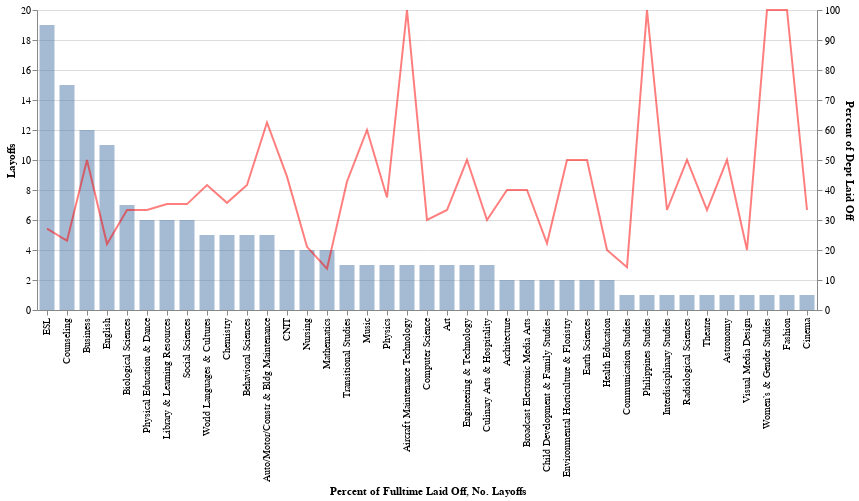

Write notebook code for a chart like this one.
### Code cell
line = alt.Chart(noagg).mark_line(
    color="red",
    opacity=0.5
).encode(
    x=alt.X(dep+':O', sort=noagg[dep].tolist(), axis=alt.Axis(title="No. Layoffs")),
    y=reduc+':Q',
)

chart = alt.Chart(noagg).mark_bar(
    width=15,
    opacity=0.5
).encode(
    x=alt.X(dep+':O', sort=noagg[dep].tolist(), title="Percent of Fulltime Laid Off"),
    y=alt.Y(lay+':Q')
)

#alt.concat(chart1, line)
#(chart + line).properties(width=600)
alt.layer(chart, line).resolve_scale(y='independent')


#chart2 = alt.Chart(data).mark_point().encode(
#    x = 'date:T',
#    y = 'isotherm')
#
#chart3 = alt.Chart(data).mark_point(color='red').encode(
#    y = 'cfgi',
#    x='date:T')
#
#alt.concat(*(
#    alt.layer(chart2, chart3, title=f"WY = {val}").transform_filter(alt.datum.WY == val).resolve_scale(y='independent',x='independent')
#    for val in data.WY.unique()
#))

#(bar1 + bar2)
#source = data.iowa_electricity()
#
#alt.Chart(source).mark_bar(opacity=0.7).encode(
#    x='year:O',
#    y=alt.Y('net_generation:Q', stack=None),
#    color="source",
#)

#source = data.wheat()
#
#base = alt.Chart(source).encode(x='year:O')
#
#bar = base.mark_bar().encode(y='wheat:Q')
#
#line =  base.mark_line(color='red').encode(
#    y='wages:Q'
#)

#(bar + line).properties(width=600)

#base = alt.Chart(source).encode(
#    alt.X('month(date):T', axis=alt.Axis(title=None))
#)
#
#area = base.mark_area(opacity=0.3, color='#57A44C').encode(
#    alt.Y('average(temp_max)',
#          axis=alt.Axis(title='Avg. Temperature (°C)', titleColor='#57A44C')),
#    alt.Y2('average(temp_min)')
#)
#
#line = base.mark_line(stroke='#5276A7', interpolate='monotone').encode(
#    alt.Y('average(precipitation)',
#          axis=alt.Axis(title='Precipitation (inches)', titleColor='#5276A7'))
#)
#
#alt.layer(area, line).resolve_scale(
#    y = 'independent'
#)

### Figure 1 — Vega-Lite specification as saved in the notebook (floating-point values rounded to 4 significant figures)
{"config": {"view": {"continuousWidth": 400, "continuousHeight": 300}}, "layer": [{"mark": {"type": "bar", "opacity": 0.5, "width": 15}, "encoding": {"x": {"type": "ordinal", "field": "Department", "sort": ["ESL", "Counseling", "Business", "English", "Biological Sciences", "Physical Education & Dance", "Library & Learning Resources", "Social Sciences", "World Languages & Cultures", "Chemistry", "Behavioral Sciences", "Auto/Motor/Constr & Bldg Maintenance", "CNIT", "Nursing", "Mathematics", "Transitional Studies", "Music", "Physics", "Aircraft Maintenance Technology", "Computer Science", "Art", "Engineering & Technology", "Culinary Arts & Hospitality", "Architecture", "Broadcast Electronic Media Arts", "Child Development & Family Studies", "Environmental Horticulture & Floristry", "Earth Sciences", "Health Education", "Communication Studies", "Philippines Studies", "Interdisciplinary Studies", "Radiological Sciences", "Theatre", "Astronomy", "Visual Media Design", "Women’s & Gender Studies", "Fashion", "Cinema"], "title": "Percent of Fulltime Laid Off"}, "y": {"type": "quantitative", "field": "Layoffs"}}}, {"mark": {"type": "line", "color": "red", "opacity": 0.5}, "encoding": {"x": {"type": "ordinal", "axis": {"title": "No. Layoffs"}, "field": "Department", "sort": ["ESL", "Counseling", "Business", "English", "Biological Sciences", "Physical Education & Dance", "Library & Learning Resources", "Social Sciences", "World Languages & Cultures", "Chemistry", "Behavioral Sciences", "Auto/Motor/Constr & Bldg Maintenance", "CNIT", "Nursing", "Mathematics", "Transitional Studies", "Music", "Physics", "Aircraft Maintenance Technology", "Computer Science", "Art", "Engineering & Technology", "Culinary Arts & Hospitality", "Architecture", "Broadcast Electronic Media Arts", "Child Development & Family Studies", "Environmental Horticulture & Floristry", "Earth Sciences", "Health Education", "Communication Studies", "Philippines Studies", "Interdisciplinary Studies", "Radiological Sciences", "Theatre", "Astronomy", "Visual Media Design", "Women’s & Gender Studies", "Fashion", "Cinema"]}, "y": {"type": "quantitative", "field": "Percent of Dept Laid Off"}}}], "data": {"name": "data-c315f71e849e3d4013c0f1bddfc6fbf9"}, "resolve": {"scale": {"y": "independent"}}, "$schema": "https://vega.github.io/schema/vega-lite/v4.8.1.json", "datasets": {"data-c315f71e849e3d4013c0f1bddfc6fbf9": [{"Department": "ESL", "Layoffs": 19.0, "Percent of Dept Laid Off": 27.14}, {"Department": "Counseling", "Layoffs": 15.0, "Percent of Dept Laid Off": 23.08}, {"Department": "Business", "Layoffs": 12.0, "Percent of Dept Laid Off": 50.0}, {"Department": "English", "Layoffs": 11.0, "Percent of Dept Laid Off": 22.0}, {"Department": "Biological Sciences", "Layoffs": 7.0, "Percent of Dept Laid Off": 33.33}, {"Department": "Physical Education & Dance", "Layoffs": 6.0, "Percent of Dept Laid Off": 33.33}, {"Department": "Library & Learning Resources", "Layoffs": 6.0, "Percent of Dept Laid Off": 35.29}, {"Department": "Social Sciences", "Layoffs": 6.0, "Percent of Dept Laid Off": 35.29}, {"Department": "World Languages & Cultures", "Layoffs": 5.0, "Percent of Dept Laid Off": 41.67}, {"Department": "Chemistry", "Layoffs": 5.0, "Percent of Dept Laid Off": 35.71}, {"Department": "Behavioral Sciences", "Layoffs": 5.0, "Percent of Dept Laid Off": 41.67}, {"Department": "Auto/Motor/Constr & Bldg Maintenance", "Layoffs": 5.0, "Percent of Dept Laid Off": 62.5}, {"Department": "CNIT", "Layoffs": 4.0, "Percent of Dept Laid Off": 44.44}, {"Department": "Nursing", "Layoffs": 4.0, "Percent of Dept Laid Off": 21.05}, {"Department": "Mathematics", "Layoffs": 4.0, "Percent of Dept Laid Off": 13.79}, {"Department": "Transitional Studies", "Layoffs": 3.0, "Percent of Dept Laid Off": 42.86}, {"Department": "Music", "Layoffs": 3.0, "Percent of Dept Laid Off": 60.0}, {"Department": "Physics", "Layoffs": 3.0, "Percent of Dept Laid Off": 37.5}, {"Department": "Aircraft Maintenance Technology", "Layoffs": 3.0, "Percent of Dept Laid Off": 100.0}, {"Department": "Computer Science", "Layoffs": 3.0, "Percent of Dept Laid Off": 30.0}, {"Department": "Art", "Layoffs": 3.0, "Percent of Dept Laid Off": 33.33}, {"Department": "Engineering & Technology", "Layoffs": 3.0, "Percent of Dept Laid Off": 50.0}, {"Department": "Culinary Arts & Hospitality", "Layoffs": 3.0, "Percent of Dept Laid Off": 30.0}, {"Department": "Architecture", "Layoffs": 2.0, "Percent of Dept Laid Off": 40.0}, {"Department": "Broadcast Electronic Media Arts", "Layoffs": 2.0, "Percent of Dept Laid Off": 40.0}, {"Department": "Child Development & Family Studies", "Layoffs": 2.0, "Percent of Dept Laid Off": 22.22}, {"Department": "Environmental Horticulture & Floristry", "Layoffs": 2.0, "Percent of Dept Laid Off": 50.0}, {"Department": "Earth Sciences", "Layoffs": 2.0, "Percent of Dept Laid Off": 50.0}, {"Department": "Health Education", "Layoffs": 2.0, "Percent of Dept Laid Off": 20.0}, {"Department": "Communication Studies", "Layoffs": 1.0, "Percent of Dept Laid Off": 14.29}, {"Department": "Philippines Studies", "Layoffs": 1.0, "Percent of Dept Laid Off": 100.0}, {"Department": "Interdisciplinary Studies", "Layoffs": 1.0, "Percent of Dept Laid Off": 33.33}, {"Department": "Radiological Sciences", "Layoffs": 1.0, "Percent of Dept Laid Off": 50.0}, {"Department": "Theatre", "Layoffs": 1.0, "Percent of Dept Laid Off": 33.33}, {"Department": "Astronomy", "Layoffs": 1.0, "Percent of Dept Laid Off": 50.0}, {"Department": "Visual Media Design", "Layoffs": 1.0, "Percent of Dept Laid Off": 20.0}, {"Department": "Women’s & Gender Studies", "Layoffs": 1.0, "Percent of Dept Laid Off": 100.0}, {"Department": "Fashion", "Layoffs": 1.0, "Percent of Dept Laid Off": 100.0}, {"Department": "Cinema", "Layoffs": 1.0, "Percent of Dept Laid Off": 33.33}]}}
